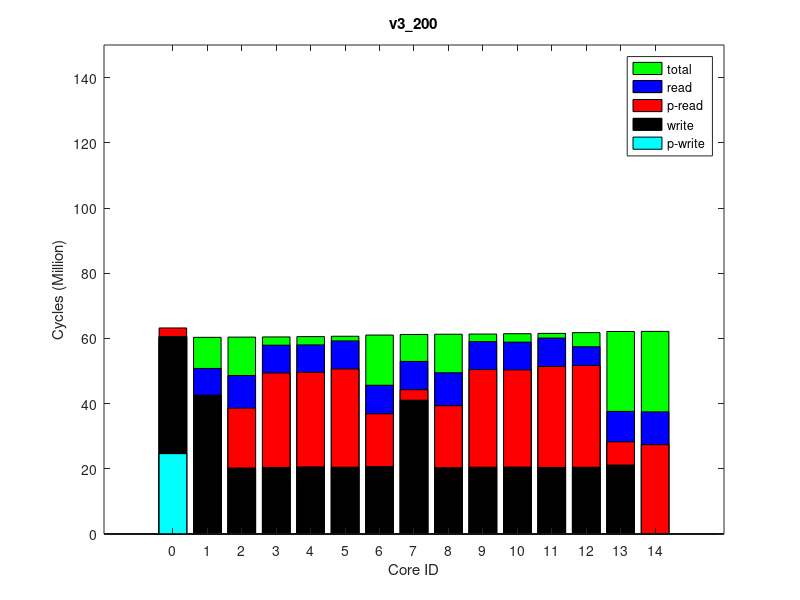

This figure's MATLAB source:
times(1, :, :) = [
2634632, 60331226, 0
46218, 60516422, 0
18352082, 60585131, 0
28966627, 60642769, 0
28995088, 60748598, 0
30150075, 60851292, 0
16185262, 61217472, 0
3218912, 61406635, 0
19033643, 61475593, 0
29940918, 61533280, 0
29803823, 61639438, 0
30959951, 61742455, 0
31215277, 61971082, 0
7100202, 62330240, 0
26549199, 62358425, 0
];
times(2, :, :) = [
2634632, 60330325, 0
46256, 60515501, 0
18351161, 60584203, 0
28965393, 60641827, 0
28994430, 60747656, 0
30149345, 60850352, 0
16184284, 61216478, 0
3218112, 61405638, 0
19032718, 61474596, 0
29940005, 61532280, 0
29802650, 61638418, 0
30958409, 61741405, 0
31213475, 61970128, 0
7101854, 62329269, 0
27486151, 62357438, 0
];
times(3, :, :) = [
2634632, 60330332, 0
46256, 60515520, 0
18351256, 60584225, 0
28965588, 60641871, 0
28994109, 60747716, 0
30149635, 60850408, 0
16184528, 61216529, 0
3217673, 61405711, 0
19032794, 61474683, 0
29940108, 61532358, 0
29802608, 61638505, 0
30959249, 61741514, 0
31213549, 61969828, 0
7102062, 62328959, 0
27485831, 62357132, 0
];
times(4, :, :) = [
2634632, 60331156, 0
46256, 60516330, 0
18352085, 60585032, 0
28966576, 60642654, 0
28995118, 60748499, 0
30150335, 60851181, 0
16185437, 61217309, 0
3218810, 61406486, 0
19033664, 61475447, 0
29940897, 61533113, 0
29803621, 61639257, 0
30959489, 61742243, 0
31214322, 61970554, 0
7102733, 62329746, 0
27486636, 62357909, 0
];
times(5, :, :) = [
2634632, 60331649, 0
46256, 60516843, 0
18352570, 60585539, 0
28966745, 60643172, 0
28995511, 60748980, 0
30150390, 60851659, 0
16185902, 61217878, 0
3219510, 61407035, 0
19034093, 61475988, 0
29941268, 61533668, 0
29804217, 61639814, 0
30960417, 61742804, 0
31215428, 61971073, 0
7103009, 62330205, 0
27487089, 62358379, 0
];
times(6, :, :) = [
2634632, 60331984, 0
46256, 60517178, 0
18352849, 60585885, 0
28967353, 60643527, 0
28995979, 60749341, 0
30151033, 60852035, 0
16185740, 61218281, 0
3219678, 61407463, 0
19034609, 61476425, 0
29941746, 61534106, 0
29804535, 61640255, 0
30960580, 61743265, 0
31215785, 61971889, 0
7103637, 62331022, 0
27487881, 62359196, 0
];
times(7, :, :) = [
2634632, 60330698, 0
46237, 60515873, 0
18351503, 60584572, 0
28966115, 60642211, 0
28994471, 60748033, 0
30149576, 60850738, 0
16184942, 61216938, 0
3218369, 61406102, 0
19033112, 61475072, 0
29940539, 61532737, 0
29803290, 61638881, 0
30959553, 61741873, 0
31214293, 61970525, 0
7102335, 62329661, 0
27486533, 62357816, 0
];
times(8, :, :) = [
2634632, 60331356, 0
46256, 60516544, 0
18352311, 60585257, 0
28966653, 60642901, 0
28995349, 60748746, 0
30150461, 60851429, 0
16185669, 61217635, 0
3219081, 61406808, 0
19033929, 61475773, 0
29941184, 61533449, 0
29803800, 61639607, 0
30959793, 61742617, 0
31214963, 61970947, 0
7103082, 62330091, 0
27486953, 62358266, 0
];
times(9, :, :) = [
2634632, 60331361, 0
46244, 60516535, 0
18352150, 60585225, 0
28966731, 60642873, 0
28995348, 60748707, 0
30150006, 60851388, 0
16185424, 61217633, 0
3219093, 61406852, 0
19033970, 61475809, 0
29941209, 61533494, 0
29803955, 61639617, 0
30960160, 61742631, 0
31214800, 61971248, 0
7102896, 62330368, 0
27487255, 62358549, 0
];
times(10, :, :) = [
2634632, 60330494, 0
46256, 60515683, 0
18351394, 60584386, 0
28965841, 60642035, 0
28994463, 60747866, 0
30149195, 60850566, 0
16184537, 61216778, 0
3218444, 61405944, 0
19033029, 61474905, 0
29940116, 61532593, 0
29803066, 61638746, 0
30959407, 61741767, 0
31213935, 61970085, 0
7102110, 62329217, 0
27486106, 62357390, 0
];
ave_times = round(squeeze(mean(times)));
format long g, ave_times
std_times = round(squeeze(std(times)));
format long g, std_times
polling_read_times = ave_times;
times(1, :, :) = [
24641355, 60172128, 0
398, 60357127, 0
0, 60424199, 0
404, 60481478, 0
415, 60586557, 0
410, 60688403, 0
79963, 61056545, 0
407, 61245412, 0
0, 61312998, 0
398, 61370222, 0
399, 61475223, 0
404, 61576999, 0
109632, 61805506, 0
0, 62160155, 0
0, 62187097, 0
];
times(2, :, :) = [
24643186, 60173084, 0
398, 60358053, 0
0, 60425111, 0
404, 60482382, 0
400, 60587456, 0
406, 60689293, 0
79966, 61057411, 0
407, 61246315, 0
0, 61313895, 0
398, 61371111, 0
414, 61476139, 0
407, 61577918, 0
109662, 61806449, 0
0, 62161088, 0
0, 62188030, 0
];
times(3, :, :) = [
24642650, 60172383, 0
398, 60357378, 0
0, 60424432, 0
404, 60481695, 0
424, 60586784, 0
406, 60688602, 0
79783, 61056571, 0
407, 61245414, 0
0, 61312995, 0
398, 61370206, 0
404, 61475235, 0
404, 61577036, 0
109698, 61805589, 0
0, 62160236, 0
0, 62187173, 0
];
times(4, :, :) = [
24642454, 60172416, 0
398, 60357419, 0
0, 60424469, 0
404, 60481732, 0
406, 60586798, 0
401, 60688651, 0
79765, 61056601, 0
407, 61245444, 0
0, 61313033, 0
398, 61370246, 0
395, 61475255, 0
404, 61577037, 0
109698, 61805597, 0
0, 62160246, 0
0, 62187182, 0
];
times(5, :, :) = [
24642482, 60172193, 0
398, 60357192, 0
0, 60424249, 0
404, 60481508, 0
406, 60586594, 0
415, 60688442, 0
79970, 61056613, 0
407, 61245513, 0
0, 61313091, 0
398, 61370314, 0
396, 61475326, 0
405, 61577121, 0
109637, 61805638, 0
0, 62160274, 0
0, 62187206, 0
];
times(6, :, :) = [
24640741, 60171670, 0
398, 60356659, 0
0, 60423706, 0
404, 60480957, 0
402, 60586016, 0
400, 60687865, 0
79984, 61056023, 0
407, 61244880, 0
0, 61312456, 0
398, 61369675, 0
414, 61474693, 0
404, 61576443, 0
109698, 61805002, 0
0, 62159646, 0
0, 62186562, 0
];
times(7, :, :) = [
24641583, 60171732, 0
398, 60356707, 0
0, 60423757, 0
404, 60481011, 0
400, 60586072, 0
406, 60687896, 0
79774, 61055960, 0
407, 61244833, 0
0, 61312402, 0
398, 61369592, 0
399, 61474597, 0
404, 61576373, 0
109897, 61805126, 0
0, 62159759, 0
0, 62186684, 0
];
times(8, :, :) = [
24640937, 60171541, 0
398, 60356523, 0
0, 60423573, 0
404, 60480829, 0
422, 60585913, 0
415, 60687729, 0
79757, 61055753, 0
407, 61244589, 0
0, 61312173, 0
398, 61369365, 0
408, 61474376, 0
411, 61576142, 0
109659, 61804658, 0
0, 62159284, 0
0, 62186210, 0
];
times(9, :, :) = [
24642504, 60172373, 0
398, 60357346, 0
0, 60424394, 0
404, 60481639, 0
424, 60586716, 0
424, 60688554, 0
79760, 61056604, 0
422, 61245471, 0
0, 61313040, 0
398, 61370250, 0
404, 61475255, 0
405, 61577083, 0
109698, 61805627, 0
0, 62160262, 0
0, 62187190, 0
];
times(10, :, :) = [
24641191, 60171663, 0
398, 60356669, 0
0, 60423728, 0
404, 60480966, 0
406, 60586044, 0
409, 60687883, 0
79765, 61055881, 0
407, 61244728, 0
0, 61312314, 0
398, 61369524, 0
399, 61474531, 0
404, 61576317, 0
109897, 61805087, 0
0, 62159719, 0
0, 62186661, 0
];
ave_times = round(squeeze(mean(times)));
format long g, ave_times
std_times = round(squeeze(std(times)));
format long g, std_times
polling_write_times = ave_times;
times(1, :, :) = [
0, 67022445, 0
8257660, 67227340, 64000
28381294, 67314654, 128000
37501601, 67381816, 64000
37420867, 67506878, 64000
38757115, 67629146, 64000
24944856, 67994526, 128000
11900216, 68203033, 64000
29149915, 68290907, 128000
38531418, 68358033, 64000
38329364, 68483043, 64000
39673898, 68669968, 64000
37070375, 69391206, 64000
16449028, 69838354, 128000
36624684, 69903811, 250000
];
times(2, :, :) = [
0, 67025427, 0
8257357, 67230317, 64000
28384127, 67317638, 128000
37504590, 67384779, 64000
37423653, 67509836, 64000
38759381, 67632110, 64000
24947971, 67997545, 128000
11897850, 68205713, 64000
29152580, 68293585, 128000
38533995, 68360713, 64000
38332117, 68485719, 64000
39676921, 68670820, 64000
37077910, 69392380, 64000
16451168, 69839520, 128000
37562967, 69904424, 250000
];
times(3, :, :) = [
0, 67016605, 0
8257121, 67221479, 64000
28375448, 67308826, 128000
37495932, 67375988, 64000
37414940, 67501048, 64000
38750988, 67623312, 64000
24939001, 67988624, 128000
11890444, 68197125, 64000
29143785, 68285001, 128000
38525428, 68352144, 64000
38323597, 68477177, 64000
39667535, 68678693, 64000
36831785, 69399286, 64000
16453746, 69846439, 128000
37570027, 69911348, 250000
];
times(4, :, :) = [
0, 67017496, 0
8257428, 67222398, 64000
28376297, 67309739, 128000
37496485, 67376906, 64000
37415725, 67501987, 64000
38751867, 67624240, 64000
24940547, 67989686, 128000
11891009, 68197927, 64000
29144771, 68285818, 128000
38526175, 68352958, 64000
38324276, 68477981, 64000
39668515, 68674360, 64000
36886631, 69395352, 64000
16451050, 69842511, 128000
37565946, 69907416, 250000
];
times(5, :, :) = [
0, 67020046, 0
8257481, 67224966, 64000
28379156, 67312293, 128000
37498988, 67379435, 64000
37418054, 67504488, 64000
38754089, 67626727, 64000
24942768, 67992041, 128000
11896036, 68200226, 64000
29146995, 68288100, 128000
38528463, 68355223, 64000
38326560, 68480227, 64000
39670906, 68674432, 64000
36947422, 69395438, 64000
16451824, 69842589, 128000
37566058, 69907493, 250000
];
times(6, :, :) = [
0, 67022500, 0
8258001, 67227485, 64000
28381419, 67314828, 128000
37501877, 67381985, 64000
37420764, 67507050, 64000
38756403, 67629321, 64000
24945333, 67994633, 128000
11898422, 68202810, 64000
29149602, 68290697, 128000
38530972, 68357843, 64000
38329184, 68482867, 64000
39674373, 68669205, 64000
37066916, 69390635, 64000
16449104, 69837788, 128000
37561223, 69902693, 250000
];
times(7, :, :) = [
0, 67020111, 0
8257763, 67224997, 64000
28378915, 67312325, 128000
37499183, 67379466, 64000
37418331, 67504529, 64000
38754939, 67626799, 64000
24942526, 67992216, 128000
11892840, 68200326, 64000
29147062, 68288206, 128000
38528513, 68355352, 64000
38326808, 68480371, 64000
39671147, 68675431, 64000
36929569, 69396118, 64000
16452558, 69843269, 128000
37566714, 69908177, 250000
];
times(8, :, :) = [
0, 67022010, 0
8257361, 67226902, 64000
28380918, 67314227, 128000
37501246, 67381386, 64000
37420339, 67506459, 64000
38756362, 67628725, 64000
24944374, 67994114, 128000
11896665, 68202302, 64000
29149121, 68290175, 128000
38530460, 68357317, 64000
38328685, 68482323, 64000
39672645, 68672415, 64000
37011623, 69393688, 64000
16450934, 69840821, 128000
37564236, 69905730, 250000
];
times(9, :, :) = [
0, 67019506, 0
8257937, 67224393, 64000
28378325, 67311725, 128000
37498505, 67378868, 64000
37417714, 67503944, 64000
38753601, 67626200, 64000
24941916, 67991567, 128000
11894174, 68199761, 64000
29146560, 68287636, 128000
38528124, 68354772, 64000
38326380, 68479806, 64000
39670544, 68674642, 64000
36949369, 69395620, 64000
16452098, 69842778, 128000
37566309, 69907698, 250000
];
times(10, :, :) = [
0, 67018105, 0
8257062, 67222973, 64000
28376809, 67310304, 128000
37497164, 67377440, 64000
37416222, 67502489, 64000
38751994, 67624770, 64000
24940951, 67990138, 128000
11893155, 68198338, 64000
29145066, 68286216, 128000
38526602, 68353347, 64000
38324629, 68478370, 64000
39668732, 68676408, 64000
36898768, 69396974, 64000
16452593, 69844121, 128000
37567593, 69909019, 250000
];
ave_times = round(squeeze(mean(times)));
format long g, ave_times
std_times = round(squeeze(std(times)));
format long g, std_times
read_times = ave_times;
times(1, :, :) = [
0, 60145476, 0
0, 60329841, 0
0, 60396741, 0
0, 60453480, 0
0, 60558119, 0
0, 60659581, 0
0, 61027134, 0
0, 61215074, 0
0, 61282523, 0
0, 61339270, 0
0, 61443855, 0
0, 61545185, 0
0, 61772519, 0
0, 62126555, 0
0, 62153473, 0
];
times(2, :, :) = [
0, 60146058, 0
0, 60330440, 0
0, 60397341, 0
0, 60454078, 0
0, 60558735, 0
0, 60660198, 0
0, 61027646, 0
0, 61215579, 0
0, 61283041, 0
0, 61339781, 0
0, 61444356, 0
0, 61545736, 0
0, 61773035, 0
0, 62127057, 0
0, 62153978, 0
];
times(3, :, :) = [
0, 60144358, 0
0, 60328732, 0
0, 60395634, 0
0, 60452396, 0
0, 60557039, 0
0, 60658499, 0
0, 61025918, 0
0, 61213883, 0
0, 61281352, 0
0, 61338087, 0
0, 61442658, 0
0, 61544044, 0
0, 61771291, 0
0, 62125329, 0
0, 62152255, 0
];
times(4, :, :) = [
0, 60145319, 0
0, 60329694, 0
0, 60396612, 0
0, 60453376, 0
0, 60558023, 0
0, 60659503, 0
0, 61026959, 0
0, 61214939, 0
0, 61282406, 0
0, 61339144, 0
0, 61443749, 0
0, 61545140, 0
0, 61772383, 0
0, 62126413, 0
0, 62153353, 0
];
times(5, :, :) = [
0, 60144822, 0
0, 60329187, 0
0, 60396083, 0
0, 60452822, 0
0, 60557481, 0
0, 60658948, 0
0, 61026417, 0
0, 61214425, 0
0, 61281885, 0
0, 61338608, 0
0, 61443197, 0
0, 61544573, 0
0, 61771898, 0
0, 62125928, 0
0, 62152858, 0
];
times(6, :, :) = [
0, 60145481, 0
0, 60329823, 0
0, 60396734, 0
0, 60453478, 0
0, 60558114, 0
0, 60659589, 0
0, 61026869, 0
0, 61214867, 0
0, 61282317, 0
0, 61339037, 0
0, 61443612, 0
0, 61545006, 0
0, 61772310, 0
0, 62126326, 0
0, 62153257, 0
];
times(7, :, :) = [
0, 60142704, 0
0, 60327078, 0
0, 60393979, 0
0, 60450727, 0
0, 60555373, 0
0, 60656815, 0
0, 61024394, 0
0, 61212352, 0
0, 61279807, 0
0, 61336535, 0
0, 61441115, 0
0, 61542511, 0
0, 61769668, 0
0, 62123694, 0
0, 62150618, 0
];
times(8, :, :) = [
0, 60144279, 0
0, 60328657, 0
0, 60395560, 0
0, 60452299, 0
0, 60556930, 0
0, 60658380, 0
0, 61025788, 0
0, 61213775, 0
0, 61281229, 0
0, 61337951, 0
0, 61442526, 0
0, 61543909, 0
0, 61771222, 0
0, 62125251, 0
0, 62152168, 0
];
times(9, :, :) = [
0, 60143561, 0
0, 60327927, 0
0, 60394846, 0
0, 60451604, 0
0, 60556273, 0
0, 60657742, 0
0, 61025289, 0
0, 61213247, 0
0, 61280710, 0
0, 61337462, 0
0, 61442047, 0
0, 61543444, 0
0, 61770773, 0
0, 62124808, 0
0, 62151748, 0
];
times(10, :, :) = [
0, 60145546, 0
0, 60329904, 0
0, 60396821, 0
0, 60453574, 0
0, 60558210, 0
0, 60659685, 0
0, 61027230, 0
0, 61215196, 0
0, 61282652, 0
0, 61339393, 0
0, 61443970, 0
0, 61545355, 0
0, 61772698, 0
0, 62126722, 0
0, 62153638, 0
];
ave_times = round(squeeze(mean(times)));
format long g, ave_times
std_times = round(squeeze(std(times)));
format long g, std_times
total_times = ave_times;
times(1, :, :) = [
60568108, 73629384, 64000
42527863, 73857010, 128000
20243979, 73934912, 64000
20420361, 74002273, 64000
20595591, 74128618, 64000
20479844, 74251972, 64000
20686665, 74713796, 64000
41037936, 74940913, 128000
20326472, 75019054, 64000
20482262, 75086667, 64000
20522871, 75212931, 64000
20425871, 75336259, 64000
20477517, 75559131, 64000
21162216, 75962228, 64000
0, 75989158, 0
];
times(2, :, :) = [
60567341, 73628649, 64000
42526670, 73856269, 128000
20244099, 73934165, 64000
20419638, 74001513, 64000
20595638, 74127870, 64000
20479900, 74251210, 64000
20686545, 74712981, 64000
41037937, 74940087, 128000
20326449, 75018249, 64000
20482422, 75085853, 64000
20522712, 75212121, 64000
20425336, 75335404, 64000
20477721, 75558260, 64000
21161816, 75961386, 64000
0, 75988314, 0
];
times(3, :, :) = [
60567672, 73628936, 64000
42526799, 73856490, 128000
20243977, 73934397, 64000
20419659, 74001748, 64000
20596296, 74128045, 64000
20479610, 74251445, 64000
20686635, 74713211, 64000
41037779, 74940330, 128000
20326578, 75018494, 64000
20482287, 75086100, 64000
20522747, 75212351, 64000
20425792, 75335673, 64000
20477605, 75558553, 64000
21161674, 75961627, 64000
0, 75988554, 0
];
times(4, :, :) = [
60568766, 73630039, 64000
42528373, 73857624, 128000
20244110, 73935531, 64000
20419802, 74002893, 64000
20595707, 74129243, 64000
20479885, 74252613, 64000
20686456, 74714328, 64000
41037625, 74941493, 128000
20326260, 75019657, 64000
20482500, 75087285, 64000
20522841, 75213541, 64000
20425437, 75336877, 64000
20477506, 75559780, 64000
21161895, 75962863, 64000
0, 75989800, 0
];
times(5, :, :) = [
60567884, 73629206, 64000
42527000, 73856753, 128000
20244229, 73934695, 64000
20420057, 74002325, 64000
20596073, 74128625, 64000
20479715, 74252056, 64000
20686655, 74713541, 64000
41037796, 74940674, 128000
20326788, 75018827, 64000
20482357, 75086418, 64000
20522748, 75212671, 64000
20426123, 75336013, 64000
20477690, 75558911, 64000
21161798, 75961977, 64000
0, 75988909, 0
];
times(6, :, :) = [
60568339, 73629613, 64000
42527468, 73857240, 128000
20243861, 73935150, 64000
20419942, 74002771, 64000
20595589, 74129107, 64000
20479892, 74252492, 64000
20686776, 74714106, 64000
41037901, 74941216, 128000
20326518, 75019382, 64000
20482359, 75087005, 64000
20522873, 75213262, 64000
20425484, 75336601, 64000
20477486, 75559512, 64000
21161942, 75962591, 64000
0, 75989523, 0
];
times(7, :, :) = [
60568813, 73630099, 64000
42527638, 73857658, 128000
20243915, 73935562, 64000
20419706, 74003205, 64000
20595940, 74129535, 64000
20479916, 74252917, 64000
20686730, 74714408, 64000
41037758, 74941523, 128000
20326488, 75019696, 64000
20482434, 75087313, 64000
20522814, 75213569, 64000
20425202, 75336904, 64000
20477507, 75559783, 64000
21161782, 75962872, 64000
0, 75989806, 0
];
times(8, :, :) = [
60568678, 73630028, 64000
42527835, 73857586, 128000
20243982, 73935483, 64000
20419404, 74003096, 64000
20596037, 74129454, 64000
20479429, 74252767, 64000
20686363, 74714363, 64000
41037878, 74941465, 128000
20326540, 75019633, 64000
20482274, 75087242, 64000
20522869, 75213500, 64000
20425592, 75336810, 64000
20477358, 75559721, 64000
21161760, 75962785, 64000
0, 75989724, 0
];
times(9, :, :) = [
60568315, 73629596, 64000
42527219, 73857213, 128000
20244108, 73935123, 64000
20419303, 74002483, 64000
20595962, 74128815, 64000
20479794, 74252209, 64000
20686452, 74714019, 64000
41037902, 74941150, 128000
20326348, 75019296, 64000
20482503, 75086905, 64000
20522966, 75213166, 64000
20425333, 75336499, 64000
20477770, 75559469, 64000
21161667, 75962553, 64000
0, 75989483, 0
];
times(10, :, :) = [
60568246, 73629537, 64000
42527818, 73857105, 128000
20244035, 73935005, 64000
20419568, 74002372, 64000
20595700, 74128707, 64000
20479774, 74252102, 64000
20686624, 74713920, 64000
41037775, 74941049, 128000
20326391, 75019198, 64000
20482534, 75086826, 64000
20522791, 75213079, 64000
20425995, 75336405, 64000
20477395, 75559289, 64000
21161766, 75962357, 64000
0, 75989301, 0
];
ave_times = round(squeeze(mean(times)));
format long g, ave_times
std_times = round(squeeze(std(times)));
format long g, std_times
write_times = ave_times;
mytitle = 'v3\_200';
% order = [1 2 3 4 8 7 6 5 9 10 11 12 15 14 13];
order = 1:15;

total_times = total_times(:, 2)(order);

read_times = read_times(:, 1)(order);
write_times = write_times(:, 1)(order);

polling_read_times = polling_read_times(:, 1)(order);
polling_write_times = polling_write_times(:, 1)(order);

total_times /= 1000000;

read_times /= 1000000;
write_times /= 1000000;

polling_read_times /= 1000000;
polling_write_times /= 1000000;

% laying read on top of write
read_times += write_times;
polling_read_times += write_times;

figure(1);
clf()
% set(gcf, 'Position', get(0,'Screensize'));
% set(gcf,'units','normalized','outerposition',[0 0 1 1])
bar(0:14, total_times,'g');
hold on;
bar(0:14, read_times,'b');
bar(0:14, polling_read_times,'r');
bar(0:14, write_times,'k');
bar(0:14, polling_write_times,'c');
hold off

axis([-2 16 0 150])
% axis([-1 15])
set(gca,'XTick',0:14);
% set(gca,'xticklabel',{ '0'; '1'; '2'; '3'; '7'; '6'; '5'; '4'; '8'; '9'; '10'; '11'; '15'; '14'; '13' })

xlabel('Core ID')
ylabel('Cycles (Million)')

legend('total', 'read', 'p-read', 'write', 'p-write')
title(mytitle)
print(1, strcat(mytitle, '.png'))
